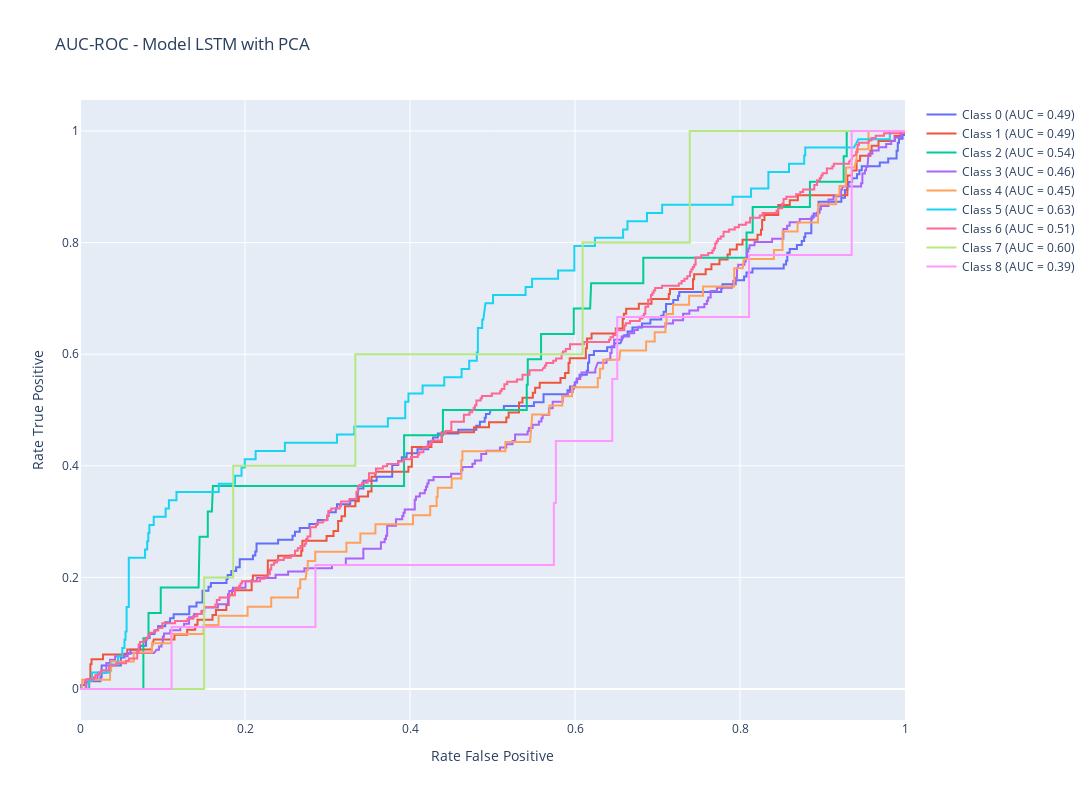

Write notebook code for a chart like this one.
### Markdown cell above
### AUC-ROC

### Code cell
plot_auc_roc(y_test_pca, y_pred_pca, 'AUC-ROC - Model LSTM with PCA')
